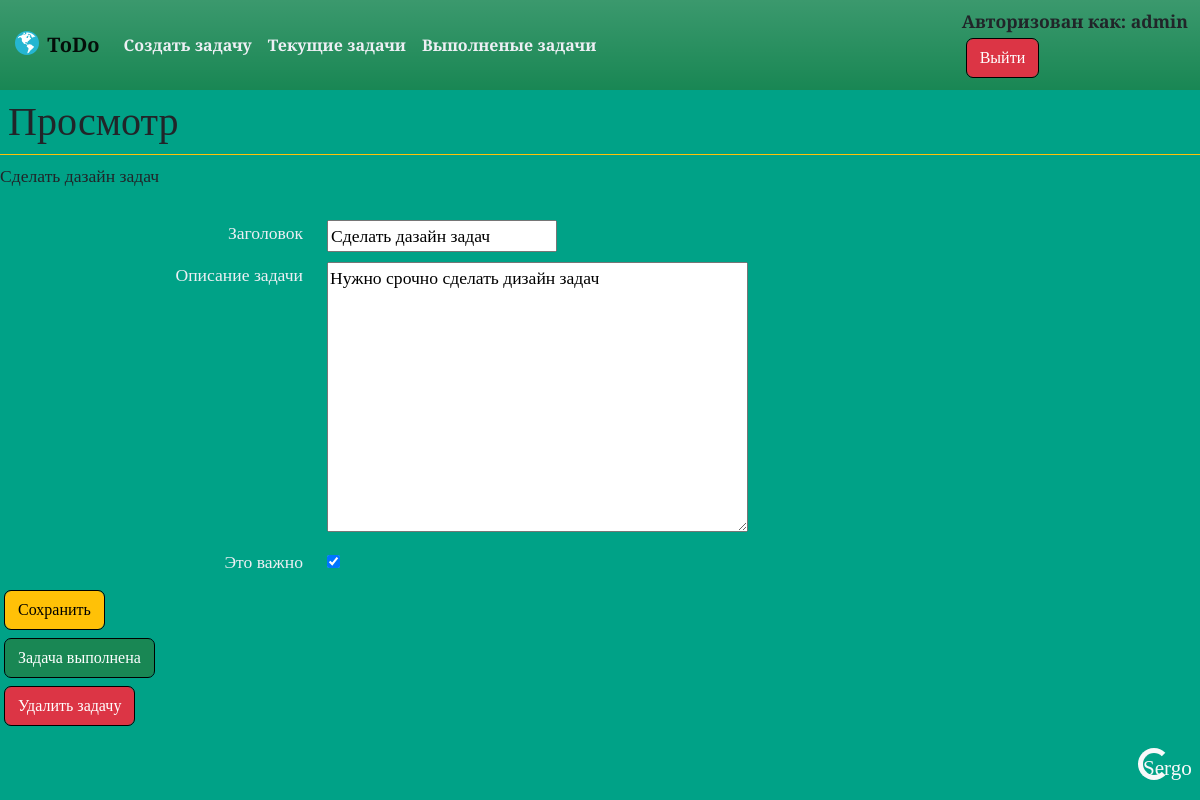
The page /todo/14/ (signed in) on the database its author committed.
### todo/models.py (models this page shows, shortened)
class Todo(models.Model):
    title = models.CharField(max_length=100, verbose_name='Заголовок')
    task = models.TextField(max_length=500, blank=True, verbose_name='Описание задачи')
    important = models.BooleanField(default=False, verbose_name='Это важно')
    datecompleted = models.DateTimeField(null=True, blank=True, verbose_name='Дата выполнения')
    created = models.DateTimeField(auto_now_add=True, verbose_name='Создано')
    user = models.ForeignKey(User, on_delete=models.CASCADE)

### todo/views.py (the view, shortened to what this page needs)
# urls.py: path('todo/<int:todo_pk>/', views.viewtodo, name='viewtodo'),
@login_required
def viewtodo(request, todo_pk):
    todo = get_object_or_404(Todo, pk=todo_pk, user=request.user)
    if request.method == "GET":
        form = TodoForm(instance=todo)
        return render(request, 'todo/viewtodo.html', {'todo':todo, 'form':form})

### todo/forms.py
class TodoForm(ModelForm):
    class Meta:
        model = Todo
        fields = ['title', 'task', 'important']

### todo/templates/todo/viewtodo.html (shortened to what this page needs)
{% extends 'todo/base.html' %}
{% block content %}
<h1 class="d-flex p-2  border-bottom border-warning">Просмотр</h1>
<div class=""> {{ todo.title }} </div>
<form method="post">
    <div class="container form-task">
        <div class="row text-start">
            <div class="col-3 text-end">
                {{ form.title.label }}
            </div>
            <div class="col-9 text-start">
                {{ form.title }}
            </div>
        </div>
        <div class="row text-start">
            <div class="col-3 text-end">
                {{ form.task.label }}
            </div>
            <div class="col text-start">
                {{ form.task }}
            </div>
        </div>
        <div class="row text-start">
            <div class="col-3 text-end">
                {{ form.important.label }}
            </div>
            <div class="col">
                {{ form.important }}
            </div>
        </div>
            </div>
    <button type="submit" class="btn btn-warning">Сохранить</button>
</form>
<form method="post" action="{% url 'completedtodo' todo.id %}">
    <button type="submit" class="btn btn-success">Задача выполнена</button>
</form>
<form method="post" action="{% url 'deletedtodo' todo.id %}">
    <button type="submit" class="btn btn-danger">Удалить задачу</button>
</form>
{% endblock %}

### todo/templates/todo/base.html (shortened to what this page needs)
{% load static %}
<!DOCTYPE html>
<html lang="ru">
<head>
    <link href="https://cdn.jsdelivr.net/npm/bootstrap@5.2.2/dist/css/bootstrap.min.css" rel="stylesheet">
    <link href="{% static 'css/style.css' %}" rel="stylesheet"/>
</head>
<body>
<nav class="navbar navbar-expand bg-success bg-gradient fw-semibold">
  <div class="container-fluid">
    <a class="navbar-brand" href="{% url 'currenttodos' %}">
        <img src="{% static 'images/world.svg' %}" alt="Logo" width="30" height="24" class="d-inline-block align-text-top">
      ToDo
    </a>
    <div class="collapse navbar-collapse" id="navbarNavAltMarkup">
      <div class="navbar-nav">
          {% if user.is_authenticated %}
        <a class="nav-link" href="{% url 'createtodo' %}">Создать задачу</a>
        <a class="nav-link" href="{% url 'currenttodos' %}">Текущие задачи</a>
        <a class="nav-link" href="{% url 'completedtodos' %}">Выполненые задачи</a>
          {% else %}
        <a class="nav-link" href="{% url 'loginuser' %}">Войти</a>
        <a class="nav-link" href="{% url 'signupuser' %}">Зарегистрироваться</a>
          {% endif %}
      </div>
    </div>
      {% if user.is_authenticated %}
      <div class="user-right-panel">
            Авторизован как: {{ user.username }}
    <form action="{% url 'logoutuser' %}" method="post">
            <button type="submit" class="btn btn-danger">Выйти</button>
        </form>
        </div>
      {% endif %}
  </div>
</nav>
        {% block content %}
        {% endblock %}
{% block footer %}
<div class="container position-relative">
    <div class="spinner-border text-light position-absolute bottom-0 end-0" role="status">
      Sergo
    </div>
</div>
{% endblock %}
</body>
</html>

### todo/static/css/style.css (style rules this page uses)
body { background-color: #00A287; font-family: 'Vollkorn', serif; font-size: 1.1em; }
body > .container { margin-top: 50px; font-size: 1.2em; }
.navbar-nav * { color: #EDEFF4; font-size: 16px; }
.user-right-panel { font-family: 'Vollkorn', serif; font-size: 1em; }
.container { color: #EDEFF4; }
.btn { outline: 1px solid black; margin: 5px; }
.row { margin-bottom: 10px; }
.form-task { margin-top: 30px; }

### rows shown on the page
Todo: title "Сделать дазайн задач", task "Нужно срочно сделать дизайн задач", important "☑"

### other values the page prints
{{ user.username }} "admin"
